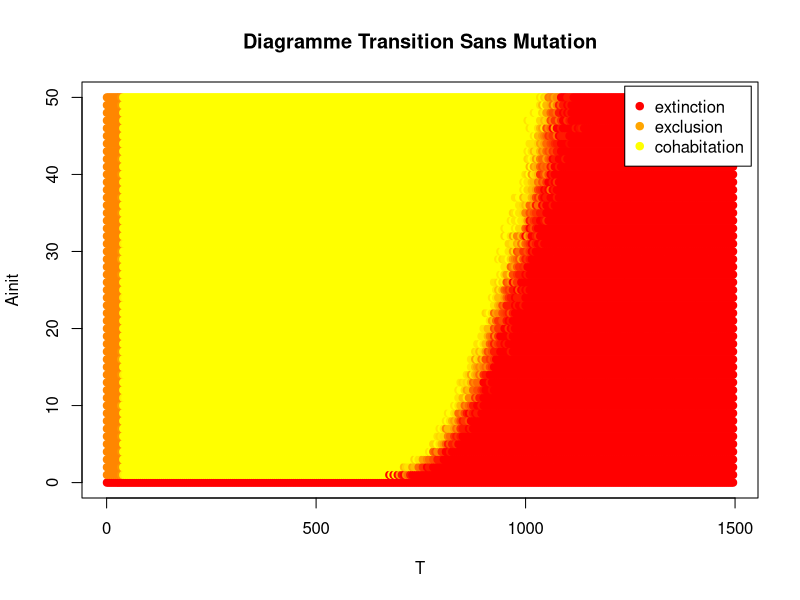
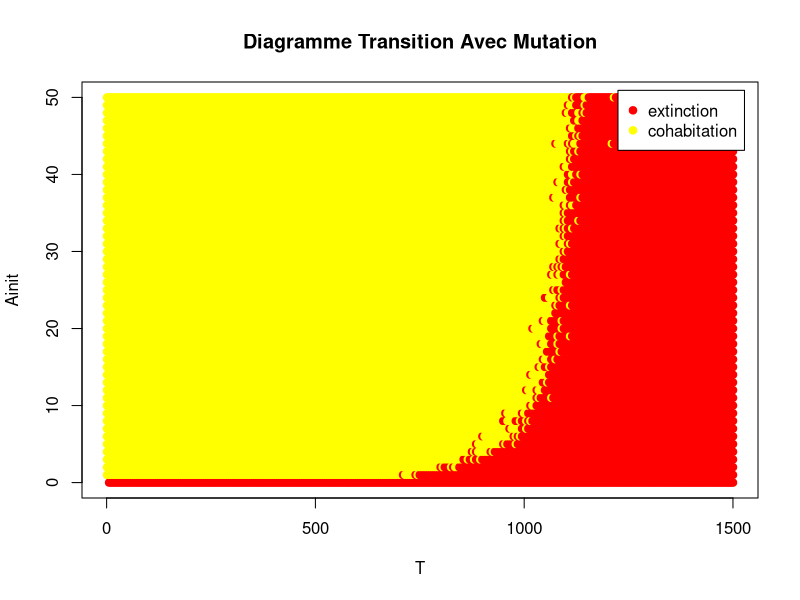

The R source for these figures, in order:
rm(list=ls())

d=read.table("VFsMprec.txt",col.names=c("T","Ainit","Etat"),header=T)

colfunc<-colorRampPalette(c("red","yellow"))
etat <- factor(d$"Etat")
mescouleurs <- colfunc(length(levels(etat)))# Gradient
plot(d$"T", d$"Ainit", pch = 19,col = mescouleurs[etat], main="Diagramme Transition Sans Mutation",xlab="T",ylab="Ainit")
legend("topright", inset = 0.01, pch = 19, legend = c("extinction","exclusion","cohabitation"), col = c("red","orange","yellow"))

#_ _ _ _ _ _ _

dmut=read.table("VFaMmoy.txt",col.names=c("T","Ainit","Etat"),header=T)

etat <- factor(dmut$"Etat")
mescouleurs <- colfunc(length(levels(etat)))
plot(dmut$"T", dmut$"Ainit", pch = 19, col = mescouleurs[etat], main="Diagramme Transition Avec Mutation",xlab="T",ylab="Ainit")
legend("topright", inset = 0.02, pch = 19, legend = c("extinction","cohabitation"), col = c("red","yellow"))

